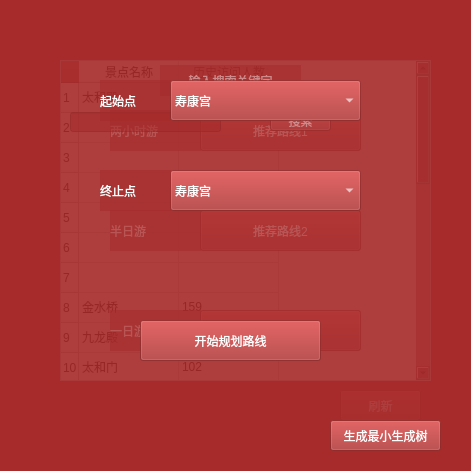
   <widget class="QWidget" name="widget_operate" native="true">
    <property name="geometry">
     <rect>
      <x>0</x>
      <y>240</y>
      <width>471</width>
      <height>471</height>
     </rect>
    </property>
    <property name="styleSheet">
     <string notr="true">*{background-color:rgba(165,42,42,140)}</string>
    </property>
    <widget class="QWidget" name="widget_search" native="true">
     <property name="geometry">
      <rect>
       <x>0</x>
       <y>0</y>
       <width>481</width>
       <height>471</height>
      </rect>
     </property>
     <widget class="QLabel" name="label_SearchBegin">
      <property name="geometry">
       <rect>
        <x>160</x>
        <y>65</y>
        <width>141</width>
        <height>31</height>
       </rect>
      </property>
      <property name="styleSheet">
       <string notr="true">*{color:rgb(255, 255, 255)}</string>
      </property>
      <property name="text">
       <string>输入搜索关键字</string>
      </property>
      <property name="alignment">
       <set>Qt::AlignCenter</set>
      </property>
     </widget>
     <widget class="QPushButton" name="button_SearchBegin">
      <property name="geometry">
       <rect>
        <x>270</x>
        <y>110</y>
        <width>61</width>
        <height>21</height>
       </rect>
      </property>
      <property name="styleSheet">
       <string notr="true">QPushButton{
color:rgb(255, 255, 255)
}

QPushButton:hover{
background-color:rgb(205,149,12); 
color: white;
border-radius:25px;
}

QPushButton:pressed{
background-color:rgb(85, 170, 255);
border-style: inset;}</string>
      </property>
      <property name="text">
       <string>搜索</string>
      </property>
     </widget>
     <widget class="QLineEdit" name="edit_Search">
      <property name="geometry">
       <rect>
        <x>70</x>
        <y>112</y>
        <width>151</width>
        <height>20</height>
       </rect>
      </property>
      <property name="styleSheet">
       <string notr="true">*{color:rgb(255, 255, 255)}</string>
      </property>
      <property name="text">
       <string/>
      </property>
     </widget>
     <widget class="QLabel" name="label_SearchEnd">
      <property name="geometry">
       <rect>
        <x>50</x>
        <y>220</y>
        <width>371</width>
        <height>81</height>
       </rect>
      </property>
      <property name="styleSheet">
       <string notr="true">*{color:rgb(255, 255, 255);
background-color: rgba(255,255,255,0)}</string>
      </property>
      <property name="text">
       <string/>
      </property>
      <property name="alignment">
       <set>Qt::AlignLeading|Qt::AlignLeft|Qt::AlignVCenter</set>
      </property>
     </widget>
    </widget>
    <widget class="QWidget" name="widget_minpath" native="true">
     <property name="geometry">
      <rect>
       <x>0</x>
       <y>0</y>
       <width>481</width>
       <height>481</height>
      </rect>
     </property>
     <widget class="QLabel" name="label_start_2">
      <property name="geometry">
       <rect>
        <x>100</x>
        <y>80</y>
        <width>71</width>
        <height>41</height>
       </rect>
      </property>
      <property name="styleSheet">
       <string notr="true">*{color:rgb(255, 255, 255)}</string>
      </property>
      <property name="text">
       <string>起始点</string>
      </property>
     </widget>
     <widget class="QComboBox" name="comboBox_end_2">
      <property name="geometry">
       <rect>
        <x>170</x>
        <y>170</y>
        <width>191</width>
        <height>41</height>
       </rect>
      </property>
      <property name="styleSheet">
       <string notr="true">*{color:rgb(255, 255, 255)}</string>
      </property>
      <item>
       <property name="text">
        <string>寿康宫</string>
       </property>
      </item>
      <item>
       <property name="text">
        <string>养心殿</string>
       </property>
      </item>
      <item>
       <property name="text">
        <string>九龙壁</string>
       </property>
      </item>
      <item>
       <property name="text">
        <string>慈宁宫</string>
       </property>
      </item>
      <item>
       <property name="text">
        <string>慈宁宫花园</string>
       </property>
      </item>
      <item>
       <property name="text">
        <string>隆宗门</string>
       </property>
      </item>
      <item>
       <property name="text">
        <string>武英殿</string>
       </property>
      </item>
      <item>
       <property name="text">
        <string>西华门</string>
       </property>
      </item>
      <item>
       <property name="text">
        <string>西角楼</string>
       </property>
      </item>
      <item>
       <property name="text">
        <string>东角楼</string>
       </property>
      </item>
      <item>
       <property name="text">
        <string>午门</string>
       </property>
      </item>
      <item>
       <property name="text">
        <string>金水桥</string>
       </property>
      </item>
      <item>
       <property name="text">
        <string>太和门</string>
       </property>
      </item>
      <item>
       <property name="text">
        <string>太和殿</string>
       </property>
      </item>
      <item>
       <property name="text">
        <string>中和殿</string>
       </property>
      </item>
      <item>
       <property name="text">
        <string>保和殿</string>
       </property>
      </item>
      <item>
       <property name="text">
        <string>乾清门</string>
       </property>
      </item>
      <item>
       <property name="text">
        <string>斋宫</string>
       </property>
      </item>
      <item>
       <property name="text">
        <string>景运门</string>
       </property>
      </item>
      <item>
       <property name="text">
        <string>奉先殿</string>
       </property>
      </item>
      <item>
       <property name="text">
        <string>皇极殿</string>
       </property>
      </item>
      <item>
       <property name="text">
        <string>箭亭</string>
       </property>
      </item>
      <item>
       <property name="text">
        <string>文华殿</string>
       </property>
      </item>
      <item>
       <property name="text">
        <string>东华门</string>
       </property>
      </item>
     </widget>
     <widget class="QLabel" name="label_end_2">
      <property name="geometry">
       <rect>
        <x>100</x>
        <y>170</y>
        <width>71</width>
        <height>41</height>
       </rect>
      </property>
      <property name="styleSheet">
       <string notr="true">*{color:rgb(255, 255, 255)}</string>
      </property>
      <property name="text">
       <string>终止点</string>
      </property>
     </widget>
     <widget class="QPushButton" name="button_ensure_2">
      <property name="geometry">
       <rect>
        <x>140</x>
        <y>320</y>
        <width>181</width>
        <height>41</height>
       </rect>
      </property>
      <property name="styleSheet">
       <string notr="true">QPushButton{
color:rgb(255, 255, 255)
}

QPushButton:hover{
background-color:rgb(205,149,12); 
color: white;
border-radius:25px;
}

QPushButton:pressed{
background-color:rgb(85, 170, 255);
border-style: inset;}</string>
      </property>
      <property name="text">
       <string>开始规划路线</string>
      </property>
     </widget>
     <widget class="QComboBox" name="comboBox_start_2">
      <property name="geometry">
       <rect>
        <x>170</x>
        <y>80</y>
        <width>191</width>
        <height>41</height>
       </rect>
      </property>
      <property name="styleSheet">
       <string notr="true">*{color:rgb(255, 255, 255)}</string>
      </property>
      <item>
       <property name="text">
        <string>寿康宫</string>
       </property>
      </item>
      <item>
       <property name="text">
        <string>养心殿</string>
       </property>
      </item>
      <item>
       <property name="text">
        <string>九龙壁</string>
       </property>
      </item>
      <item>
       <property name="text">
        <string>慈宁宫</string>
       </property>
      </item>
      <item>
       <property name="text">
        <string>慈宁宫花园</string>
       </property>
      </item>
      <item>
       <property name="text">
        <string>隆宗门</string>
       </property>
      </item>
      <item>
       <property name="text">
        <string>武英殿</string>
       </property>
      </item>
      <item>
       <property name="text">
        <string>西华门</string>
       </property>
      </item>
      <item>
       <property name="text">
        <string>西角楼</string>
       </property>
      </item>
      <item>
       <property name="text">
        <string>东角楼</string>
       </property>
      </item>
      <item>
       <property name="text">
        <string>午门</string>
       </property>
      </item>
      <item>
       <property name="text">
        <string>金水桥</string>
       </property>
      </item>
      <item>
       <property name="text">
        <string>太和门</string>
       </property>
      </item>
      <item>
       <property name="text">
        <string>太和殿</string>
       </property>
      </item>
      <item>
       <property name="text">
        <string>中和殿</string>
       </property>
      </item>
      <item>
       <property name="text">
        <string>保和殿</string>
       </property>
      </item>
      <item>
       <property name="text">
        <string>乾清门</string>
       </property>
      </item>
      <item>
       <property name="text">
        <string>斋宫</string>
       </property>
      </item>
      <item>
       <property name="text">
        <string>景运门</string>
       </property>
      </item>
      <item>
       <property name="text">
        <string>奉先殿</string>
       </property>
      </item>
      <item>
       <property name="text">
        <string>皇极殿</string>
       </property>
      </item>
      <item>
       <property name="text">
        <string>箭亭</string>
       </property>
      </item>
      <item>
       <property name="text">
        <string>文华殿</string>
       </property>
      </item>
      <item>
       <property name="text">
        <string>东华门</string>
       </property>
      </item>
     </widget>
     <widget class="QLabel" name="shortestPath">
      <property name="geometry">
       <rect>
        <x>100</x>
        <y>250</y>
        <width>261</width>
        <height>41</height>
       </rect>
      </property>
      <property name="styleSheet">
       <string notr="true">*{color:rgb(255, 255, 255);
background-color: rgba(255,255,255,0)}</string>
      </property>
      <property name="text">
       <string/>
      </property>
      <property name="alignment">
       <set>Qt::AlignCenter</set>
      </property>
     </widget>
     <widget class="QPushButton" name="button_prim">
      <property name="geometry">
       <rect>
        <x>330</x>
        <y>420</y>
        <width>111</width>
        <height>31</height>
       </rect>
      </property>
      <property name="styleSheet">
       <string notr="true">QPushButton{
color:rgb(255, 255, 255)
}

QPushButton:hover{
background-color:rgb(205,149,12); 
color: white;
border-radius:25px;
}

QPushButton:pressed{
background-color:rgb(85, 170, 255);
border-style: inset;}</string>
      </property>
      <property name="text">
       <string>生成最小生成树</string>
      </property>
     </widget>
    </widget>
    <widget class="QWidget" name="widget_hotrank" native="true">
     <property name="geometry">
      <rect>
       <x>0</x>
       <y>0</y>
       <width>481</width>
       <height>481</height>
      </rect>
     </property>
     <widget class="QPushButton" name="button_gui">
      <property name="geometry">
       <rect>
        <x>340</x>
        <y>390</y>
        <width>81</width>
        <height>31</height>
       </rect>
      </property>
      <property name="styleSheet">
       <string notr="true">QPushButton{
color:rgb(255, 255, 255)
}

QPushButton:hover{
background-color:rgb(205,149,12); 
color: white;
border-radius:25px;
}

QPushButton:pressed{
background-color:rgb(85, 170, 255);
border-style: inset;}</string>
      </property>
      <property name="text">
       <string>刷新</string>
      </property>
     </widget>
     <widget class="QTableWidget" name="tableWidget_rank">
      <property name="geometry">
       <rect>
        <x>60</x>
        <y>60</y>
        <width>371</width>
        <height>321</height>
       </rect>
      </property>
      <property name="styleSheet">
       <string notr="true">*{background-color:white}</string>
      </property>
      <row>
       <property name="text">
        <string>1</string>
       </property>
      </row>
      <row>
       <property name="text">
        <string>2</string>
       </property>
      </row>
      <row>
       <property name="text">
        <string>3</string>
       </property>
      </row>
      <row>
       <property name="text">
        <string>4</string>
       </property>
      </row>
      <row>
       <property name="text">
        <string>5</string>
       </property>
      </row>
      <row>
       <property name="text">
        <string>6</string>
       </property>
      </row>
      <row>
       <property name="text">
        <string>7</string>
       </property>
      </row>
      <row>
       <property name="text">
        <string>8</string>
       </property>
      </row>
      <row>
       <property name="text">
        <string>9</string>
       </property>
      </row>
      <row>
       <property name="text">
        <string>10</string>
       </property>
      </row>
      <row>
       <property name="text">
        <string>11</string>
       </property>
      </row>
      <row>
       <property name="text">
        <string>12</string>
       </property>
      </row>
      <row>
       <property name="text">
        <string>13</string>
       </property>
      </row>
      <row>
       <property name="text">
        <string>14</string>
       </property>
      </row>
      <row>
       <property name="text">
        <string>15</string>
       </property>
      </row>
      <row>
       <property name="text">
        <string>16</string>
       </property>
      </row>
      <row>
       <property name="text">
        <string>17</string>
       </property>
      </row>
      <row>
       <property name="text">
        <string>18</string>
       </property>
      </row>
      <row>
       <property name="text">
        <string>19</string>
       </property>
      </row>
      <row>
       <property name="text">
        <string>20</string>
       </property>
      </row>
      <row>
       <property name="text">
        <string>21</string>
       </property>
      </row>
      <row>
       <property name="text">
        <string>22</string>
       </property>
      </row>
      <row>
       <property name="text">
        <string>23</string>
       </property>
      </row>
      <row>
       <property name="text">
        <string>24</string>
       </property>
      </row>
      <column>
       <property name="text">
        <string>景点名称</string>
       </property>
      </column>
      <column>
       <property name="text">
        <string>历史访问人数</string>
       </property>
      </column>
      <item row="0" column="0">
       <property name="text">
        <string>太和殿</string>
       </property>
      </item>
      <item row="0" column="1">
       <property name="text">
        <string>180</string>
       </property>
      </item>
      <item row="7" column="0">
       <property name="text">
        <string>金水桥</string>
       </property>
      </item>
      <item row="7" column="1">
       <property name="text">
        <string>159</string>
       </property>
      </item>
      <item row="8" column="0">
       <property name="text">
        <string>九龙殿</string>
       </property>
      </item>
      <item row="8" column="1">
       <property name="text">
        <string>134</string>
       </property>
      </item>
      <item row="9" column="0">
       <property name="text">
        <string>太和门</string>
       </property>
      </item>
      <item row="9" column="1">
       <property name="text">
        <string>102</string>
       </property>
      </item>
      <item row="10" column="0">
       <property name="text">
        <string>保和殿</string>
       </property>
      </item>
      <item row="10" column="1">
       <property name="text">
        <string>100</string>
       </property>
      </item>
      <item row="11" column="0">
       <property name="text">
        <string>养心殿</string>
       </property>
      </item>
      <item row="11" column="1">
       <property name="text">
        <string>89</string>
       </property>
      </item>
      <item row="12" column="0">
       <property name="text">
        <string/>
       </property>
      </item>
      <item row="12" column="1">
       <property name="text">
        <string>77</string>
       </property>
      </item>
      <item row="13" column="0">
       <property name="text">
        <string/>
       </property>
      </item>
      <item row="13" column="1">
       <property name="text">
        <string>64</string>
       </property>
      </item>
      <item row="14" column="0">
       <property name="text">
        <string/>
       </property>
      </item>
      <item row="14" column="1">
       <property name="text">
        <string>49</string>
       </property>
      </item>
      <item row="15" column="0">
       <property name="text">
        <string/>
       </property>
      </item>
      <item row="15" column="1">
       <property name="text">
        <string>36</string>
       </property>
      </item>
      <item row="16" column="0">
       <property name="text">
        <string>武英殿</string>
       </property>
      </item>
      <item row="16" column="1">
       <property name="text">
        <string>25</string>
       </property>
      </item>
     </widget>
    </widget>
    <widget class="QWidget" name="widget_recommend" native="true">
     <property name="geometry">
      <rect>
       <x>0</x>
       <y>0</y>
       <width>481</width>
       <height>491</height>
      </rect>
     </property>
     <widget class="QPushButton" name="button_re1">
      <property name="geometry">
       <rect>
        <x>200</x>
        <y>110</y>
        <width>161</width>
        <height>41</height>
       </rect>
      </property>
      <property name="styleSheet">
       <string notr="true">QPushButton{
color:rgb(255, 255, 255)
}

QPushButton:hover{
background-color:rgb(205,149,12); 
color: white;
border-radius:25px;
}

QPushButton:pressed{
background-color:rgb(85, 170, 255);
border-style: inset;}</string>
      </property>
      <property name="text">
       <string>推荐路线1</string>
      </property>
     </widget>
     <widget class="QPushButton" name="button_re2">
      <property name="geometry">
       <rect>
        <x>200</x>
        <y>210</y>
        <width>161</width>
        <height>41</height>
       </rect>
      </property>
      <property name="styleSheet">
       <string notr="true">QPushButton{
color:rgb(255, 255, 255)
}

QPushButton:hover{
background-color:rgb(205,149,12); 
color: white;
border-radius:25px;
}

QPushButton:pressed{
background-color:rgb(85, 170, 255);
border-style: inset;}</string>
      </property>
      <property name="text">
       <string>推荐路线2</string>
      </property>
     </widget>
     <widget class="QPushButton" name="button_re3">
      <property name="geometry">
       <rect>
        <x>200</x>
        <y>310</y>
        <width>161</width>
        <height>41</height>
       </rect>
      </property>
      <property name="styleSheet">
       <string notr="true">QPushButton{
color:rgb(255, 255, 255)
}

QPushButton:hover{
background-color:rgb(205,149,12); 
color: white;
border-radius:25px;
}

QPushButton:pressed{
background-color:rgb(85, 170, 255);
border-style: inset;}</string>
      </property>
      <property name="text">
       <string>推荐路线3</string>
      </property>
     </widget>
     <widget class="QLabel" name="label_twohour">
      <property name="geometry">
       <rect>
        <x>110</x>
        <y>110</y>
        <width>91</width>
        <height>41</height>
       </rect>
      </property>
      <property name="styleSheet">
       <string notr="true">*{color:rgb(255, 255, 255)}</string>
      </property>
      <property name="text">
       <string>两小时游</string>
      </property>
     </widget>
     <widget class="QLabel" name="label_halfday">
      <property name="geometry">
       <rect>
        <x>110</x>
        <y>210</y>
        <width>91</width>
        <height>41</height>
       </rect>
      </property>
      <property name="styleSheet">
       <string notr="true">*{color:rgb(255, 255, 255)}</string>
      </property>
      <property name="text">
       <string>半日游</string>
      </property>
     </widget>
     <widget class="QLabel" name="label_allday">
      <property name="geometry">
       <rect>
        <x>110</x>
        <y>310</y>
        <width>91</width>
        <height>41</height>
       </rect>
      </property>
      <property name="styleSheet">
       <string notr="true">*{color:rgb(255, 255, 255)}</string>
      </property>
      <property name="text">
       <string>一日游</string>
      </property>
     </widget>
    </widget>
    <zorder>widget_hotrank</zorder>
    <zorder>widget_recommend</zorder>
    <zorder>widget_search</zorder>
    <zorder>widget_minpath</zorder>
   </widget>
